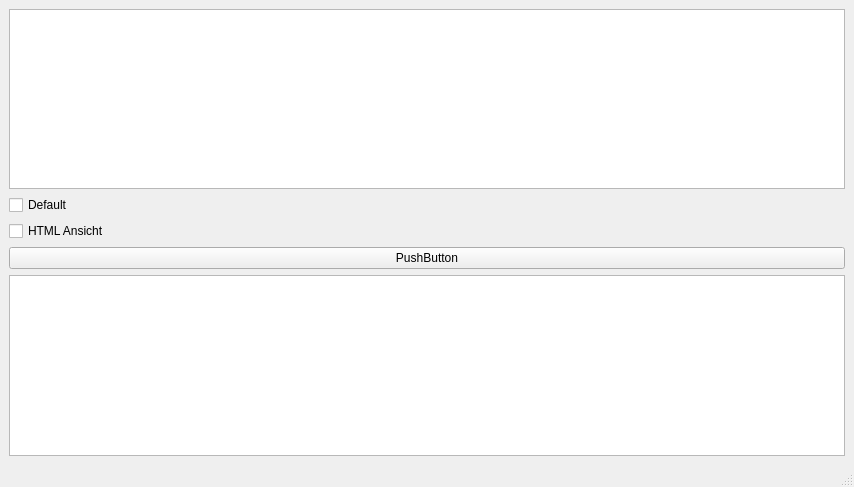
<?xml version="1.0" encoding="UTF-8"?>
<ui version="4.0">
 <class>MainWindow</class>
 <widget class="QMainWindow" name="MainWindow">
  <property name="geometry">
   <rect>
    <x>0</x>
    <y>0</y>
    <width>854</width>
    <height>487</height>
   </rect>
  </property>
  <property name="windowTitle">
   <string>comedy</string>
  </property>
  <widget class="QWidget" name="centralwidget">
   <layout class="QVBoxLayout" name="verticalLayout">
    <item>
     <widget class="QTextEdit" name="input"/>
    </item>
    <item>
     <widget class="QCheckBox" name="checkboxDefault">
      <property name="enabled">
       <bool>true</bool>
      </property>
      <property name="text">
       <string>Default</string>
      </property>
     </widget>
    </item>
    <item>
     <widget class="QCheckBox" name="checkboxHtml">
      <property name="text">
       <string>HTML Ansicht</string>
      </property>
     </widget>
    </item>
    <item>
     <widget class="QPushButton" name="pushButton">
      <property name="text">
       <string>PushButton</string>
      </property>
     </widget>
    </item>
    <item>
     <widget class="QTextEdit" name="output"/>
    </item>
   </layout>
  </widget>
  <widget class="QMenuBar" name="menubar">
   <property name="geometry">
    <rect>
     <x>0</x>
     <y>0</y>
     <width>854</width>
     <height>24</height>
    </rect>
   </property>
  </widget>
  <widget class="QStatusBar" name="statusbar"/>
 </widget>
 <resources/>
 <connections/>
</ui>
